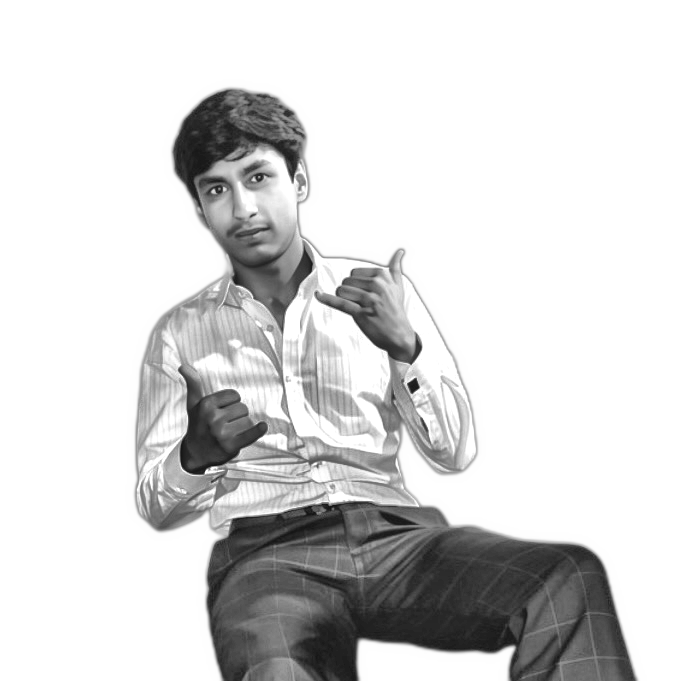
#> input picture source-prepped.png, 681 x 681 px; its folder holds 2 pictures in this run
$ python make_ascii_svg.py
#> lines starting #> are read from the running program, lines starting #| are printed output that depends on the picture
"""
Convert a portrait photo into a CLEAN, monochrome ASCII-art SVG (Andrew6rant
style: one light-gray color, subject isolated on a dark background) that "types"
itself in like a terminal, then holds.

Monochrome is deliberate -- per-character rainbow color is what makes ASCII
portraits look noisy. One fill color + a good density ramp + high contrast (so a
busy background washes out to blank) reads as neat and legible.

GitHub renders SVGs embedded via <img> and runs their SMIL animations there (JS
does not run). Each row is revealed with a left-to-right clip wipe plus a small
block cursor riding the wipe edge, staggered top -> bottom, so the whole
portrait prints once and freezes.
"""
from PIL import Image, ImageEnhance, ImageOps, ImageFilter
import html
import os
import sys

HERE = os.path.dirname(os.path.abspath(__file__))
# defaults to the prepped grayscale image (see prep_photo.py), which already has
# the background removed + local contrast applied.
SRC = sys.argv[1] if len(sys.argv) > 1 else os.path.join(HERE, "..", "source-prepped.png")
OUT = sys.argv[2] if len(sys.argv) > 2 else os.path.join(HERE, "..", "rehan-ascii.svg")
RAW_ART = SRC.lower().endswith(".txt")  # pre-made ascii art -> skip the photo pipeline

COLS = 100
ROWS = 53
CELL_W = 8
CELL_H = 15
RAMP = " .`:-=+*cs#%@"  # bright(sparse) -> dark(dense); leading space clears bg

# the prepped image already has bg removed + CLAHE local contrast, so only
# light global tuning is needed here.
CONTRAST = 1.05
BRIGHTNESS = 1.0
GAMMA = 1.18          # >1 brightens mids -> face lands in sparser chars
SHARPEN = False
WHITE_FLOOR = 0.80    # luminance above this is forced to blank (space)

PAD = 20
TITLEBAR_H = 30
STATUS_H = 30
BG = "#0d1117"
BG2 = "#111722"
FRAME = "#30363d"
TITLE_TEXT = "#7d8590"
INK = "#c9d1d9"      # the single ascii color (matches Andrew6rant)
CURSOR = "#c9d1d9"

# ---- reveal timing (one-shot; a cursor rasters top -> bottom) -------------
ROW_DUR = 0.11
STAGGER = 0.11       # == ROW_DUR -> a single cursor sweeping down

STATIC = bool(os.environ.get("STATIC"))  # emit frozen state for previews

# ---- 1. get a COLS x ROWS character grid, either from a photo or from a
#         pre-made ascii-art .txt file (cropped to its content bounding box,
#         padded to a rectangle so every row renders the same pixel width) ---
if RAW_ART:
    with open(SRC, "r", encoding="utf-8", errors="replace") as f:
        raw_lines = [l.rstrip("\n").rstrip("\r") for l in f.readlines()]
    raw_lines = [l.rstrip() for l in raw_lines]
    nonblank = [i for i, l in enumerate(raw_lines) if l.strip()]
    r0, r1 = min(nonblank), max(nonblank)
    min_col = min(len(l) - len(l.lstrip(" ")) for l in raw_lines if l.strip())
    max_col = max(len(l) for l in raw_lines if l.strip())
    cropped = [l[min_col:max_col] for l in raw_lines[r0:r1 + 1]]
    width = max(len(l) for l in cropped)
    rows_txt = [l.ljust(width) for l in cropped]
    COLS = width
    ROWS = len(rows_txt)
else:
    im = Image.open(SRC).convert("L")               # grayscale
#> im is the input picture: PIL image 681x681 L; min 20, max 255, mean 215
    if SHARPEN:
        im = im.filter(ImageFilter.UnsharpMask(radius=2, percent=140, threshold=2))
    im = ImageEnhance.Brightness(im).enhance(BRIGHTNESS)
    im = ImageEnhance.Contrast(im).enhance(CONTRAST)
    im = im.resize((COLS, ROWS), Image.LANCZOS)
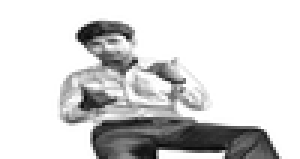
#> im: PIL image 100x53 L (shown 3 times larger); min 8, max 255, mean 213.2
    px = im.load()

    rows_txt = []
    for y in range(ROWS):
        chars = []
        for x in range(COLS):
            lum = px[x, y] / 255.0
            lum = pow(lum, GAMMA)
            if lum >= WHITE_FLOOR:
                chars.append(" ")
                continue
            idx = int((1.0 - lum) * (len(RAMP) - 1) + 0.5)
            idx = max(0, min(len(RAMP) - 1, idx))
            chars.append(RAMP[idx])
        rows_txt.append("".join(chars))
#> after the loop, rows_txt = 53 items

ART_W = COLS * CELL_W
ART_H = ROWS * CELL_H
CANVAS_W = ART_W + PAD * 2
CANVAS_H = TITLEBAR_H + ART_H + STATUS_H + PAD

TOTAL_REVEAL_CAP = 6.0  # seconds; shrink stagger for tall grids so it doesn't crawl
if ROWS * STAGGER > TOTAL_REVEAL_CAP:
    STAGGER = TOTAL_REVEAL_CAP / ROWS
    ROW_DUR = STAGGER

art_top = TITLEBAR_H + PAD * 0.35

# ---- 2. assemble SVG ------------------------------------------------------
parts = []
parts.append(
    f'<svg xmlns="http://www.w3.org/2000/svg" width="{CANVAS_W}" height="{CANVAS_H}" '
    f'viewBox="0 0 {CANVAS_W} {CANVAS_H}" font-family="ui-monospace, SFMono-Regular, '
    f'Menlo, Consolas, monospace">'
)
parts.append('<defs>'
             f'<linearGradient id="bg" x1="0" y1="0" x2="0" y2="1">'
             f'<stop offset="0" stop-color="{BG2}"/><stop offset="1" stop-color="{BG}"/>'
             f'</linearGradient></defs>')

parts.append(f'<rect width="{CANVAS_W}" height="{CANVAS_H}" rx="12" fill="url(#bg)"/>')
parts.append(f'<rect x="0.5" y="0.5" width="{CANVAS_W-1}" height="{CANVAS_H-1}" rx="12" '
             f'fill="none" stroke="{FRAME}" stroke-width="1"/>')

parts.append(f'<line x1="0" y1="{TITLEBAR_H}" x2="{CANVAS_W}" y2="{TITLEBAR_H}" stroke="{FRAME}"/>')
for i, dotcol in enumerate(["#ff5f56", "#ffbd2e", "#27c93f"]):
    parts.append(f'<circle cx="{PAD + i*16}" cy="{TITLEBAR_H/2}" r="5" fill="{dotcol}"/>')
parts.append(f'<text x="{CANVAS_W/2}" y="{TITLEBAR_H/2 + 4}" fill="{TITLE_TEXT}" font-size="12" '
             f'text-anchor="middle">rehan@github: ~$ ./portrait.sh</text>')

# one <text> per row (single color -> no per-char markup, tiny file)
font_size = CELL_H * 0.86
for ry, line in enumerate(rows_txt):
    y = art_top + ry * CELL_H + CELL_H * 0.74
    row_y = art_top + ry * CELL_H
    delay = ry * STAGGER
    safe = html.escape(line)
    text = (f'<text xml:space="preserve" x="{PAD}" y="{y:.1f}" fill="{INK}" '
            f'font-size="{font_size:.1f}" textLength="{ART_W}" lengthAdjust="spacing">{safe}</text>')

    if STATIC:
        parts.append(text)
        continue

    parts.append(
        f'<clipPath id="r{ry}"><rect x="{PAD}" y="{row_y:.1f}" height="{CELL_H}" width="0">'
        f'<animate attributeName="width" from="0" to="{ART_W}" begin="{delay:.3f}s" '
        f'dur="{ROW_DUR:.2f}s" fill="freeze"/></rect></clipPath>'
    )
    parts.append(f'<g clip-path="url(#r{ry})">{text}</g>')
    parts.append(
        f'<rect y="{row_y+1:.1f}" width="{CELL_W}" height="{CELL_H-2}" fill="{CURSOR}" opacity="0">'
        f'<animate attributeName="x" from="{PAD}" to="{PAD+ART_W}" begin="{delay:.3f}s" '
        f'dur="{ROW_DUR:.2f}s" fill="freeze"/>'
        f'<set attributeName="opacity" to="0.85" begin="{delay:.3f}s"/>'
        f'<set attributeName="opacity" to="0" begin="{delay+ROW_DUR:.3f}s"/></rect>'
    )
#> this loop made 53 passes
#> (y, row_y, delay) on passes 1 to 12: (48.1, 37, 0), (63.1, 52, 0.11), (78.1, 67, 0.22), (93.1, 82, 0.33), (108.1, 97, 0.44), (123.1, 112, 0.55), (138.1, 127, 0.66), (153.1, 142, 0.77), (168.1, 157, 0.88), (183.1, 172, 0.99), (198.1, 187, 1.1), (213.1, 202, 1.21)
#> after the loop, parts = 168 items

# status bar with a steady blinking cursor
status_line_y = TITLEBAR_H + ART_H + PAD * 0.35
status_y = status_line_y + 19
parts.append(f'<line x1="0" y1="{status_line_y:.1f}" x2="{CANVAS_W}" y2="{status_line_y:.1f}" stroke="{FRAME}"/>')
parts.append(f'<text x="{PAD}" y="{status_y:.1f}" fill="{TITLE_TEXT}" font-size="13">'
             f'rehaann@github:~$ whoami <tspan fill="{INK}">Rehan Khan</tspan></text>')
parts.append(f'<rect x="{PAD+196}" y="{status_y-12:.1f}" width="8" height="14" fill="{INK}">'
             f'<animate attributeName="opacity" values="1;1;0;0" keyTimes="0;0.5;0.51;1" '
             f'dur="1s" repeatCount="indefinite"/></rect>')

parts.append("</svg>")
svg = "".join(parts)
if OUT == "-":
    print(svg, end="")
else:
    with open(OUT, "w", encoding="utf-8") as f:
        f.write(svg)
    print("wrote", OUT, len(svg), "bytes;", CANVAS_W, "x", CANVAS_H)
#| wrote scripts/../rehan-ascii.svg 37801 bytes; 840 x 875
